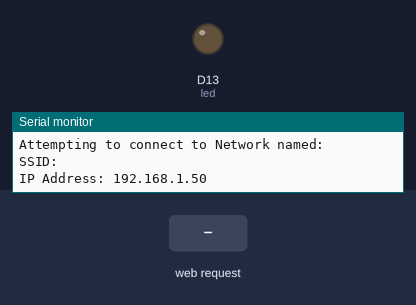
The sketch below on a simulated Arduino Uno R4 WiFi. Shown: output pins drawn as LEDs (lit = HIGH), the last lines printed to the serial monitor. Inputs (shaded band) come from the test bench. WiFi joins after 1.5 s; servers stay silent unless stated; not simulated (calls return 0 or success): secrets.h.

Above: at 3.7 s.
3.8 s: HTTP request GET /H received
At 4.7 s:
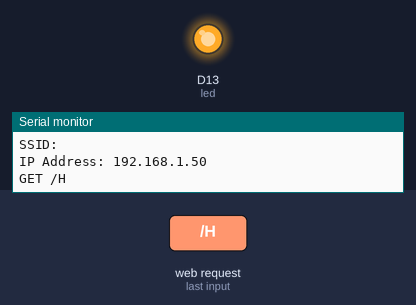
5.3 s: HTTP request GET /L received
At 5.8 s:
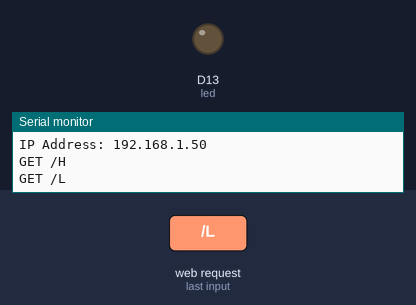
Timing chart, 0 to 8.3 s (numbered marks = the images above; inputs shaded):
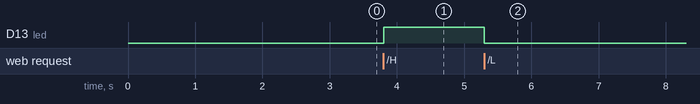

The sketch:

web-led.ino
```cpp
#include "WiFiS3.h"

#include "secrets.h"

char ssid[] = SECRET_SSID;
char pass[] = SECRET_PASSWORD;

int led =  LED_BUILTIN;
int status = WL_IDLE_STATUS;
WiFiServer server(80);

void setup() {
  Serial.begin(9600);
  pinMode(led, OUTPUT);

  // attempt to connect to WiFi network:
  while (status != WL_CONNECTED) {
    Serial.print("Attempting to connect to Network named: ");
    Serial.println(ssid);
    status = WiFi.begin(ssid, pass);
    delay(1000);
  }
  server.begin();
  matrix.begin();

  // print the SSID of the network you're attached to:
  Serial.print("SSID: ");
  Serial.println(WiFi.SSID());

  // print your board's IP address:
  IPAddress ip = WiFi.localIP();
  Serial.print("IP Address: ");
  Serial.println(ip);
}


void loop() {
  WiFiClient client = server.available();

  if (client) {
    String currentLine = "";
    while (client.connected()) {
      if (client.available()) {
        char c = client.read();
        if (c == '\n') {
          if (currentLine.length() == 0) {
            client.println("HTTP/1.1 200 OK");
            client.println("Content-type:text/html");
            client.println();

            client.print("<h1><a href=\"/H\">ON</a></h1>");
            client.print("<h1><a href=\"/L\">OFF</a></h1>");

            client.println();
            break;
          } else {
            currentLine = "";
          }
        } else if (c != '\r') {
          currentLine += c;
        }

        if (currentLine.endsWith("GET /H")) {
			Serial.println(currentLine);
        	digitalWrite(LED_BUILTIN, HIGH);
        }
        if (currentLine.endsWith("GET /L")) {
			Serial.println(currentLine);
        	digitalWrite(LED_BUILTIN, LOW);
        }
      }

    }
    client.stop();
  }
}
```

Measured:
- after the input at 3.8 s, D13 (led): LOW → HIGH at once
- after the input at 5.3 s, D13 (led): HIGH → LOW at once
